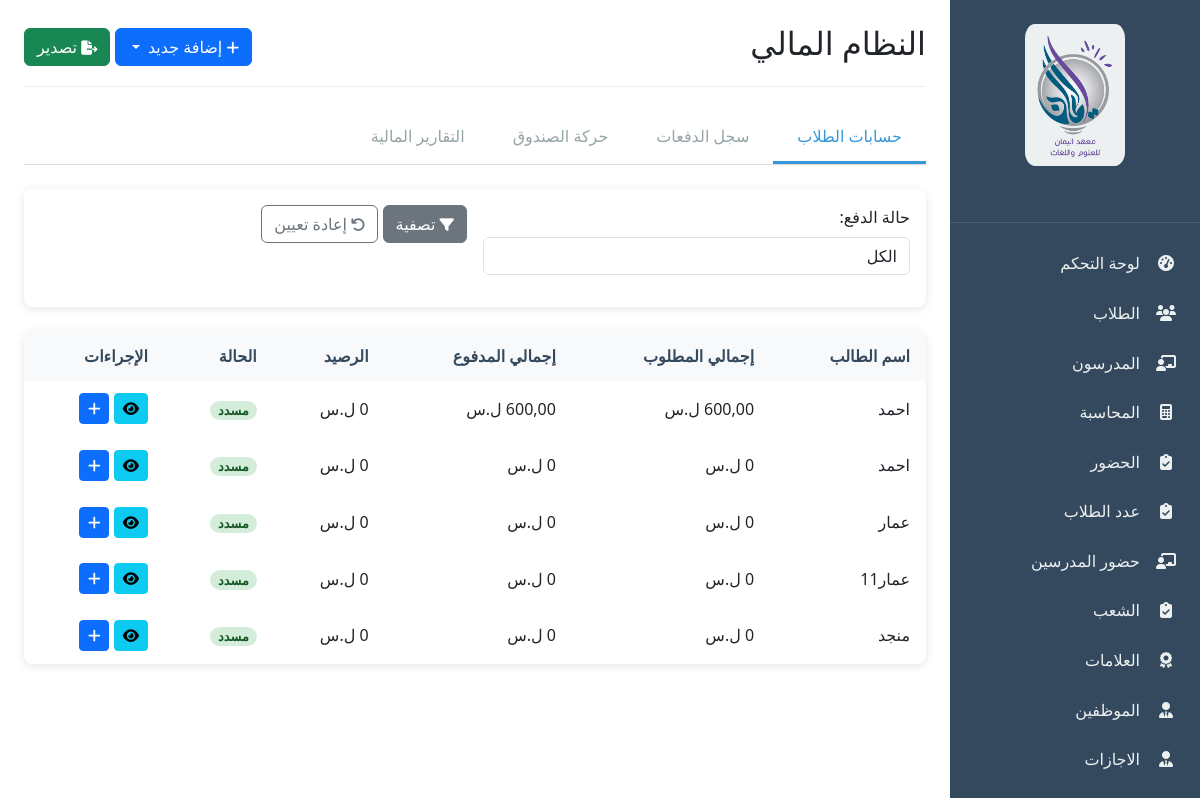
The app's page /accounting/ (signed in) with its own data.
### students/models.py (models this page shows, shortened)
class Student(models.Model):
    class Gender(models.TextChoices):
        MALE = 'male', 'ذكر'
        FEMALE = 'female', 'أنثى'
    class HowKnewUs(models.TextChoices):
        FRIEND = 'friend', 'صديق'
        SOCIAL = 'social', 'وسائل التواصل الاجتماعي'
        AD = 'ad', 'إعلان'
        ADS = 'ads', 'إعلانات طرقية'
        OTHER = 'other', 'أخرى'
    class Academic_Track(models.TextChoices):
        LITERARY = 'أدبي', 'الأدبي'
        SCIENTIFIC = 'علمي', 'العلمي'
        NINTH_GRADE = 'تاسع', 'الصف التاسع'
    full_name = models.CharField(max_length=100)
    gender = models.CharField(max_length=6, choices=Gender.choices)
    branch = models.CharField(max_length=10, choices=Academic_Track.choices)
    birth_date = models.DateField()
    student_number = models.CharField(max_length=20)
    nationality = models.CharField(max_length=50)
    registration_date = models.DateField(default=datetime.now)
    tase3 = models.IntegerField(default=0)
    disease = models.TextField(blank=True, default="none")
    father_name = models.CharField(max_length=100)
    father_job = models.CharField(max_length=100, blank=True)
    father_phone = models.CharField(max_length=20)
    mother_name = models.CharField(max_length=100, blank=True)
    mother_job = models.CharField(max_length=100, blank=True)
    mother_phone = models.CharField(max_length=20)
    address = models.TextField()
    home_phone = models.CharField(max_length=20)
    previous_school = models.CharField(max_length=100, blank=True)
    elementary_school = models.CharField(max_length=100, blank=True)
    how_knew_us = models.CharField(
        max_length=100,
        choices=HowKnewUs.choices,
        blank=True,
        null=True
    )
    notes = models.TextField(blank=True)
    added_by = models.ForeignKey(
        User,
        on_delete=models.SET_NULL,
        null=True,
        blank=True,
        verbose_name="تم الإضافة بواسطة"
    )

### accounting/views.py (the view)
# urls.py: path('', views.AccountingHomeView.as_view(), name='accounting'),
class AccountingHomeView(LoginRequiredMixin, generic.TemplateView):
    template_name = 'accounting/accounting.html'
    def get_context_data(self, **kwargs):
        context = super().get_context_data(**kwargs)
        active_tab = self.request.GET.get('tab', 'students')
        payments = Payment.objects.all().order_by('-date')
        from_date = self.request.GET.get('from_date')
        to_date = self.request.GET.get('to_date')
        status = self.request.GET.get('status')
        if from_date:
            payments = payments.filter(date__gte=from_date)
        if to_date:
            payments = payments.filter(date__lte=to_date)
        if status:
            payments = payments.filter(is_full=(status == 'paid'))
        transactions = Transaction.objects.all().order_by('-date')
        type_filter = self.request.GET.get('type')
        cash_from_date = self.request.GET.get('cash_from_date', from_date)
        cash_to_date = self.request.GET.get('cash_to_date', to_date)
        if cash_from_date:
            transactions = transactions.filter(date__gte=cash_from_date)
        if cash_to_date:
            transactions = transactions.filter(date__lte=cash_to_date)
        if type_filter:
            transactions = transactions.filter(type=type_filter)
        filtered_income = transactions.filter(type='income').aggregate(Sum('amount'))['amount__sum'] or 0
        filtered_expenses = transactions.filter(type='expense').aggregate(Sum('amount'))['amount__sum'] or 0
        filtered_balance = filtered_income - filtered_expenses
        total_income = Transaction.objects.filter(type='income').aggregate(Sum('amount'))['amount__sum'] or 0
        total_expenses = Transaction.objects.filter(type='expense').aggregate(Sum('amount'))['amount__sum'] or 0
        cash_balance = total_income - total_expenses
        start_date = timezone.now() - timedelta(days=30)
        monthly_payments = Payment.objects.filter(date__gte=start_date).aggregate(
            total=Sum('amount'),
            count=Count('id')
        )
        monthly_transactions = Transaction.objects.filter(date__gte=start_date).aggregate(
            income=Sum('amount', filter=Q(type='income')),
            expense=Sum('amount', filter=Q(type='expense'))
        )
        top_student_payment = Payment.objects.values('student__full_name').annotate(
            total=Sum('amount')
        ).order_by('-total').first()
        top_expense = Transaction.objects.filter(type='expense').order_by('-amount').first()
        months = []
        income_data = []
        expense_data = []
        for i in range(6, -1, -1):
            month_start = timezone.now() - timedelta(days=30*i)
            month_name = month_start.strftime('%B')
            months.append(month_name)
            income = Transaction.objects.filter(
                type='income',
                date__month=month_start.month,
                date__year=month_start.year
            ).aggregate(Sum('amount'))['amount__sum'] or 0
            expense = Transaction.objects.filter(
                type='expense',
                date__month=month_start.month,
                date__year=month_start.year
            ).aggregate(Sum('amount'))['amount__sum'] or 0
            income_data.append(income)
            expense_data.append(expense)
        students = Student.objects.prefetch_related('payments').all().order_by('full_name')
        for student in students:
            student.total_required = sum(p.required_amount for p in student.payments.all())
            student.total_paid = sum(p.amount for p in student.payments.all())
            student.balance = student.total_required - student.total_paid
            student.is_paid_in_full = student.balance <= 0
        payment_status = self.request.GET.get('payment_status')
        if payment_status == 'paid':
            students = [s for s in students if s.is_paid_in_full]
        elif payment_status == 'unpaid':
            students = [s for s in students if not s.is_paid_in_full]
        context.update({
            'active_tab': active_tab,
            'payments': payments,
            'transactions': transactions,
            'students': students,
            'payment_status_filter': payment_status,
            'total_income': total_income,
            'total_expenses': total_expenses,
            'cash_balance': cash_balance,
            'filtered_income': filtered_income,
            'filtered_expenses': filtered_expenses,
            'filtered_balance': filtered_balance,
            'monthly_payments': {
                'total': monthly_payments['total'] or 0,
                'count': monthly_payments['count'] or 0
            },
            'monthly_transactions': {
                'income': monthly_transactions['income'] or 0,
                'expense': monthly_transactions['expense'] or 0,
                'balance': (monthly_transactions['income'] or 0) - (monthly_transactions['expense'] or 0)
            },
            'top_student': {
                'name': top_student_payment['student__full_name'] if top_student_payment else 'لا يوجد',
                'amount': top_student_payment['total'] if top_student_payment else 0
            },
            'top_expense': top_expense,
            'chart_data': {
                'months': months,
                'income': income_data,
                'expense': expense_data
            }
        })
        return context

### accounting/models.py (called while the page is built)
    @property
    def is_full(self):
        return self.amount >= self.required_amount

    def __setattr__(self, name, value):
        if name == 'amount' and hasattr(self, '_original_amount'):
            self._amount_changed = value != self._original_amount
        super().__setattr__(name, value)

### employ/context_processors.py (called while the page is built)
def employee_data(request):
    if request.user.is_authenticated and hasattr(request.user, 'employee'):
        return {'employee': request.user.employee}
    return {}

### templates/accounting/accounting.html (shortened to what this page needs)
{% extends "base.html" %}
{% load static %}
{% block content %}
<div class="header">
    <h2>النظام المالي</h2>
    <div class="actions">
        <div class="btn-group">
            <button type="button" class="btn btn-primary dropdown-toggle" data-bs-toggle="dropdown" aria-expanded="false">
                <i class="fas fa-plus"></i> إضافة جديد
            </button>
        </div>
        <button id="exportFinance" class="btn btn-success">
            <i class="fas fa-file-export"></i> تصدير
        </button>
    </div>
</div>
<div class="tabs">
    <div class="tab {% if active_tab == 'students' %}active{% endif %}" data-tab="students">حسابات الطلاب</div>
    <div class="tab {% if active_tab == 'payments' %}active{% endif %}" data-tab="payments">سجل الدفعات</div>
    <div class="tab {% if active_tab == 'cash' %}active{% endif %}" data-tab="cash">حركة الصندوق</div>
    <div class="tab {% if active_tab == 'reports' %}active{% endif %}" data-tab="reports">التقارير المالية</div>
</div>
<div class="tab-content {% if active_tab == 'students' %}active{% endif %}" id="students">
    <div class="filters">
        <form method="get" id="studentsFilterForm">
            <div class="form-row">
                <div class="form-col">
                    <label>حالة الدفع:</label>
                    <select name="payment_status" class="form-control">
                        <option value="">الكل</option>
                    </select>
                </div>
                <div class="form-col">
                    <button type="submit" class="btn btn-secondary">
                        <i class="fas fa-filter"></i> تصفية
                    </button>
                    <button type="button" id="resetStudentsFilters" class="btn btn-outline-secondary">
                        <i class="fas fa-undo"></i> إعادة تعيين
                    </button>
                </div>
            </div>
        </form>
    </div>
    <div class="table-container">
        <table id="studentsTable">
            <thead>
                <tr>
                    <th>اسم الطالب</th>
                    <th>إجمالي المطلوب</th>
                    <th>إجمالي المدفوع</th>
                    <th>الرصيد</th>
                    <th>الحالة</th>
                    <th>الإجراءات</th>
                </tr>
            </thead>
            <tbody>
                {% for student in students %}
                <tr>
                    <td>{{ student.full_name }}</td>
                    <td>{{ student.total_required|default:0 }} ل.س</td>
                    <td>{{ student.total_paid|default:0 }} ل.س</td>
                    <td>{{ student.balance|default:0 }} ل.س</td>
                    <td>
                        <span class="badge {% if student.is_paid_in_full %}paid{% else %}unpaid{% endif %}">
                            {% if student.is_paid_in_full %}مسدد{% else %}غير مسدد{% endif %}
                        </span>
                    </td>
                    <td>
                        <div class="action-buttons">
                            <a href="{% url 'accounting:student_account' student.id %}" class="btn btn-sm btn-info" title="عرض الحساب">
                                <i class="fas fa-eye"></i>
                            </a>
                            <a href="{% url 'accounting:add_payment' %}?student={{ student.id }}" class="btn btn-sm btn-primary" title="إضافة دفعة">
                                <i class="fas fa-plus"></i>
                            </a>
                        </div>
                    </td>
                </tr>
                {% empty %}
                <tr>
                    <td colspan="6" class="text-center">لا توجد نتائج</td>
                </tr>
                {% endfor %}
            </tbody>
        </table>
    </div>
</div>
{% endblock %}

### yaman/static/css/style.css (style rules this page uses)
:root { --primary-color: #3498db; --secondary-color: #2ecc71; --danger-color: #e74c3c; --warning-color: #f39c12; --info-color: #1abc9c; --dark-color: #34495e; --light-color: #ecf0f1; --white: #ffffff; --black: #2c3e50; --gray: #95a5a6; --border-radius: 8px; --box-shadow: 0 2px 10px rgba(0, 0, 0, 0.1); --transition: all 0.3s ease; }
* { margin: 0; padding: 0; box-sizing: border-box; }
html { scroll-behavior: smooth; }
body { font-family: 'Tajawal', sans-serif; background-color: #f5f7fa; color: var(--black); direction: rtl; line-height: 1.6; }
a { text-decoration: none !important; color: var(--primary-color); }
.btn { display: inline-flex; align-items: center; justify-content: center; padding: 0.5rem 1rem; border-radius: var(--border-radius); font-weight: 500; cursor: pointer; transition: var(--transition); border: none; font-size: 0.9rem; gap: 0.5rem; }
.btn i { font-size: 0.9rem; }
.btn-primary { background-color: var(--primary-color); color: var(--white); }
.btn-secondary { background-color: var(--secondary-color); color: var(--white); }
.btn-info { background-color: var(--info-color); color: var(--white); }
.header { display: flex; justify-content: space-between; align-items: center; margin-bottom: 1.5rem; padding-bottom: 1rem; border-bottom: 1px solid #eee; }
.table-container { background-color: var(--white); border-radius: var(--border-radius); box-shadow: var(--box-shadow); overflow-x: auto; margin-bottom: 2rem; }
table { width: 100%; border-collapse: collapse; }
th, td { padding: 0.8rem 1rem; text-align: right; }
th { background-color: #f8f9fa; font-weight: 700; color: var(--dark-color); border-bottom: 2px solid #eee; }
td { border-bottom: 1px solid #eee; }
.tabs { display: flex; border-bottom: 1px solid #ddd; margin-bottom: 1.5rem; }
.tab { padding: 0.8rem 1.5rem; cursor: pointer; font-weight: 500; color: var(--gray); transition: var(--transition); border-bottom: 3px solid transparent; }
.tab.active { color: var(--primary-color); border-bottom-color: var(--primary-color); }
.tab-content { display: none; }
.tab-content.active { display: block; }
.form-row { display: flex; gap: 1rem; margin-bottom: 1rem; }
.form-col { flex: 1; }
label { display: block; margin-bottom: 0.5rem; font-weight: 500; }
input, select, textarea { width: 100%; padding: 0.8rem; border: 1px solid #ddd; border-radius: var(--border-radius); font-family: inherit; transition: var(--transition); }
.filters { background-color: var(--white); padding: 1rem; border-radius: var(--border-radius); box-shadow: var(--box-shadow); margin-bottom: 1.5rem; }
.badge { padding: 0.2rem 0.5rem; border-radius: 20px; font-size: 0.8rem; }
.badge.paid { background-color: #d4edda; color: #155724; padding: 0.2rem 0.5rem; border-radius: 20px; font-size: 0.8rem; }

### records on screen
Student: full_name "احمد", total_required "600,00", shows "مسدد"
Student: full_name "احمد", shows "مسدد"
Student: full_name "عمار", shows "مسدد"
Student: full_name "عمار11", shows "مسدد"
Student: full_name "منجد", shows "مسدد"
